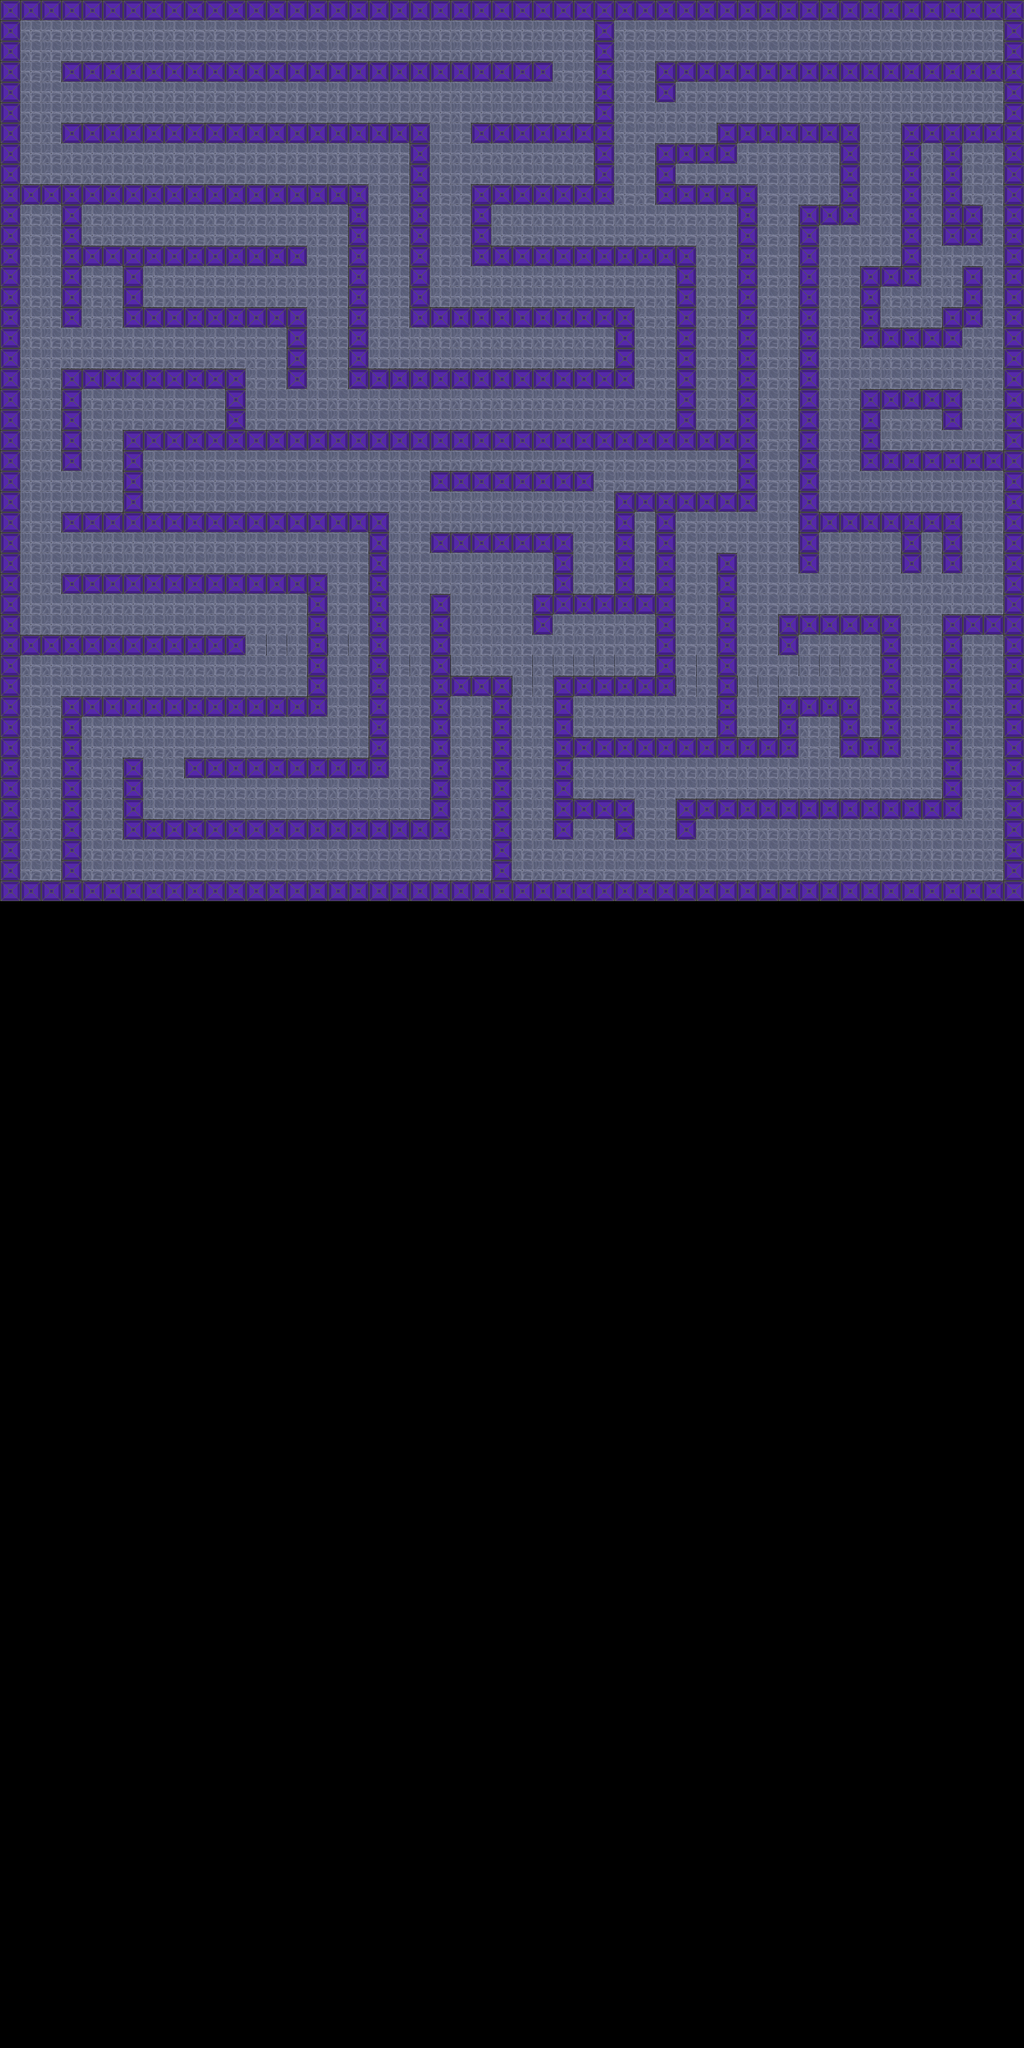

Rendered tile map (Tiled .tmx) drawn with the repository's tilesets; below, a short description and the map source with its tile grids summarised:
An orthogonal 50x100 tile map with 64x64 px tiles, 2 tile layers (bottom, walls), 2 tilesets.

<map version="1.0" orientation="orthogonal" renderorder="right-down" width="50" height="100" tilewidth="64" tileheight="64" nextobjectid="1">
 <tileset firstgid="1" name="ntile" tilewidth="64" tileheight="64" tilecount="16">
  <image source="ntile_2.png" width="256" height="256" />
 </tileset>
 <tileset firstgid="17" name="ntile_2" tilewidth="64" tileheight="64" tilecount="16">
  <image source="ntile_1.png" width="256" height="256" />
  <tile id="0">
   <properties>
    <property name="blocked" value="true" />
   </properties>
  </tile>
  <tile id="1">
   <properties>
    <property name="blocked" value="true" />
   </properties>
  </tile>
  <tile id="4">
   <properties>
    <property name="blocked" value="true" />
   </properties>
  </tile>
  <tile id="5">
   <properties>
    <property name="blocked" value="true" />
   </properties>
  </tile>
 </tileset>
 <layer name="bottom" width="50" height="100">
  <data>[5000 cells, 2148 non-empty, 2 distinct tile ids]</data>
 </layer>
 <layer name="walls" width="50" height="100">
  <properties>
   <property name="blocked" value="true" />
  </properties>
  <data>[5000 cells, 822 non-empty, 2 distinct tile ids]</data>
 </layer>
</map>
